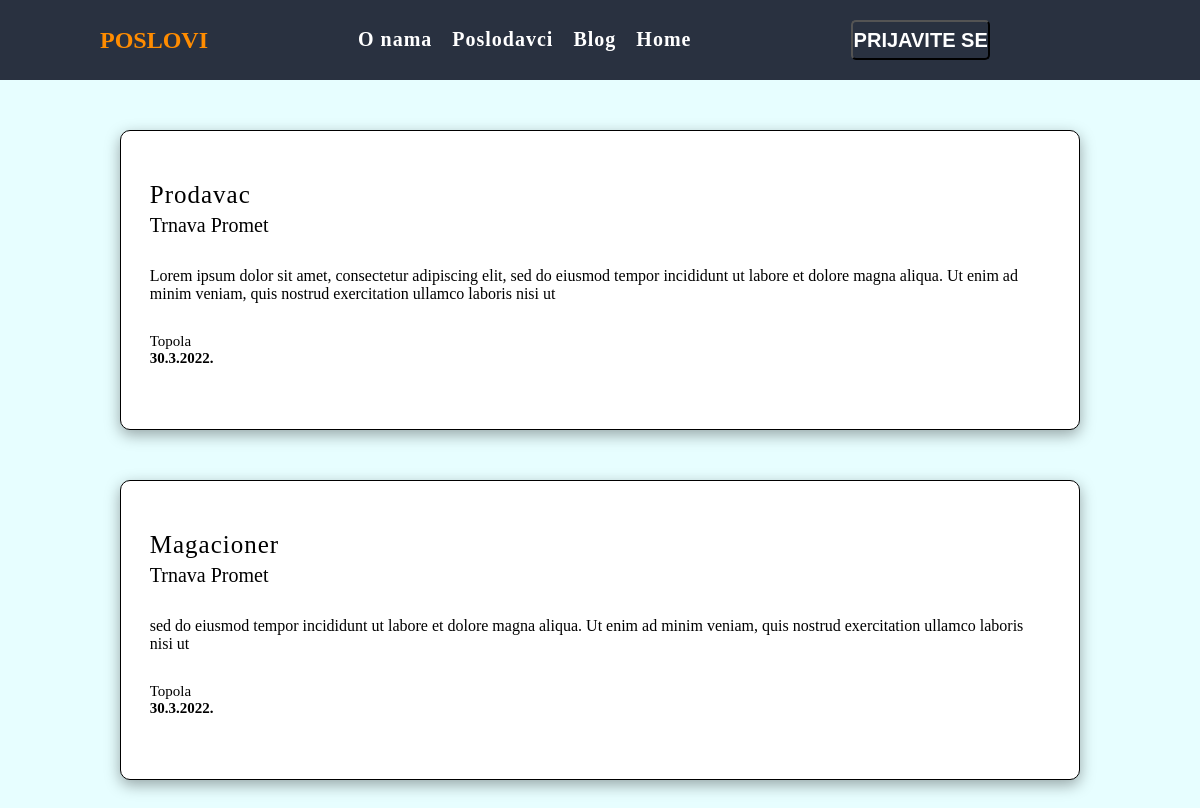
Screenshot of /results.php?mesto=Topola with the database file from the repository.
### tables this page shows
CREATE TABLE Poslovi(
	
	idPosla INT AUTO_INCREMENT NOT NULL ,
	imePosla varchar(50),
	idPoslodavca INT,
	opisPosla varchar(1000),
	mesto varchar(50),
	datumIsteka varchar(20),
	PRIMARY KEY(idPosla),
	FOREIGN KEY(idPoslodavca) REFERENCES Poslodavci(idPoslodavca)

);

CREATE TABLE Poslodavci(
    
    idPoslodavca int AUTO_INCREMENT NOT NULL,
    imePoslodavca varchar(50),
    email varchar(50),
    sifra varchar(50),
    PRIMARY KEY(idPoslodavca)
    );

### sesija.php (called while the page is built, shortened)
<?php
	include 'connect.php';
	$user_data = check_login($conn);
?>

### results.php (the view, shortened to what this page needs)
<?php
	include 'sesija.php';
?>
<html>
<head>
	<link rel="stylesheet" href="resultstyle.css">
</head>
<body>
	<header>
 		<a href="#" class="logo">POSLOVI</a>
 		<ul class ="navigation">
 			<li><a href="#">O nama</a></li>
 			<li><a href="#">Poslodavci</a></li>
 			<li><a href="#">Blog</a></li>
 			<li><a href="#">Home</a></li>
 		</ul>
 		<div class="dropdown" <?php if ($user_data){ echo 'style="display:none" ';} ?>>
 			<button class="dropbtn" ><p>PRIJAVITE SE </button>
             </div>
 	</header>
 	<div class = "container">
 	<?php
		include 'connect.php';
		$mesto = $_GET['mesto'];
		$imePosla = $_GET["imePosla"];
		if(!empty($mesto) && !empty($imePosla)){
			$sql = "SELECT imePosla, imePoslodavca, opisPosla,mesto,datumIsteka FROM Poslovi INNER JOIN Poslodavci ON Poslovi.idPoslodavca=Poslodavci.idPoslodavca WHERE (mesto = '$mesto' AND imePosla='$imePosla')";
		}
		elseif (!empty($mesto)) {
			$sql = "SELECT imePosla, imePoslodavca, opisPosla,mesto,datumIsteka FROM Poslovi INNER JOIN Poslodavci ON Poslovi.idPoslodavca=Poslodavci.idPoslodavca WHERE mesto = '$mesto' ";
		}
		elseif (!empty($imePosla)) {
			$sql = "SELECT imePosla, imePoslodavca, opisPosla,mesto,datumIsteka FROM Poslovi INNER JOIN Poslodavci ON Poslovi.idPoslodavca=Poslodavci.idPoslodavca WHERE imePosla = '$imePosla' ";
		}
		elseif (empty($mesto) && empty($imePosla)){
			$sql = "SELECT imePosla, imePoslodavca, opisPosla,mesto,datumIsteka FROM Poslovi INNER JOIN Poslodavci ON Poslovi.idPoslodavca=Poslodavci.idPoslodavca ";
		}
		$result = mysqli_query($conn,$sql);
		while($row = mysqli_fetch_assoc($result)){
			echo '<div class="result">
	 			<p class="posao" name="posao">
	 				'.$row['imePosla'].'
	 			</p>
	 			<p class="poslodavac" name="poslodavac">
	 				'.$row['imePoslodavca'].'
	 			</p>
	 			<p class="opis" name="opis">
	 				'.$row['opisPosla'].'
	 			</p>
	 			<p class="mesto" name="mesto">
	 				'.$row['mesto'].'
	 			</p>
	 			<p class="vreme" name="vreme">
	 				'.$row['datumIsteka'].'
	 			</p>
	 		</div>';
		}
	?>
 	</div>
</body>

### resultstyle.css (style rules this page uses)
* { margin:0; padding:0; box-sizing: border-box; }
body { display: block; background-color: #e7feff; }
header { position: fixed; top: 0; left: 0; width: 100%; display: flex; align-items: center; padding: 15px 100px; z-index: 10; background: #293140; height: 80px; }
header .logo { position: relative; font-size: 1.5em; color: #FF8C00;; text-decoration: none; font-weight: 800; }
header .navigation { width: 500px; display: flex; justify-content: center; flex-wrap: wrap; height: 80px; align-items: center; margin: 0px 10%; }
header .navigation li { position: relative; list-style: none; margin: 0px; font-size: 20px; height: 100%; padding: 0px 10px; }
header .navigation li a { position: relative; color: #fff; text-decoration: none; font-weight: 800; letter-spacing: 1px; top: 35%; }
header .dropdown { position: relative; width: 180px; height: 80px; margin-right: 10%; padding: 0px 10px; transition: .5s; }
header .dropbtn { position: relative; top: 25%; left: 0; width: 100%; height: 50%; color: #fff; font-size: 20px; background-color: #293140; border-width: 2px; border-radius: 5px; font-weight: 700; cursor: pointer; }
.container { position: absolute; height: 100%; width: 100%; background-color: #e7feff; top: 80px; }
.result { position: relative; height: 300px; width: 80%; margin: auto; margin-top: 50px; margin-bottom: 50px; border: 1px solid; background-color: white; display: flex; flex-direction: column; border-radius: 10px; box-shadow: rgba(0, 0, 0, 0.35) 0px 5px 15px; }
.posao { margin: 50px 3%; margin-bottom: 5px; font-size: 25px; letter-spacing: 1px; }
.poslodavac { margin: 0px 3%; font-size: 20px; }
.opis { position: relative; margin: 30px 3%; overflow: hidden; }
.mesto { margin: 0px 3%; font-size: 15px; }
.vreme { font-weight: 800; margin: 0px 3%; font-size: 15px; }

### rows the page displays
poslovi: imePosla "Prodavac", idPoslodavca.imePoslodavca "Trnava Promet", opisPosla "Lorem ipsum dolor sit amet, consectetur adipiscing elit, sed do eiusmod tempor incididunt ut labore et dolore magna aliqua. Ut enim ad minim veniam, quis nostrud exercitation ullamco laboris nisi ut", mesto "Topola", datumIsteka "30.3.2022."
poslovi: imePosla "Magacioner", idPoslodavca.imePoslodavca "Trnava Promet", opisPosla "sed do eiusmod tempor incididunt ut labore et dolore magna aliqua. Ut enim ad minim veniam, quis nostrud exercitation ullamco laboris nisi ut", mesto "Topola", datumIsteka "30.3.2022."
